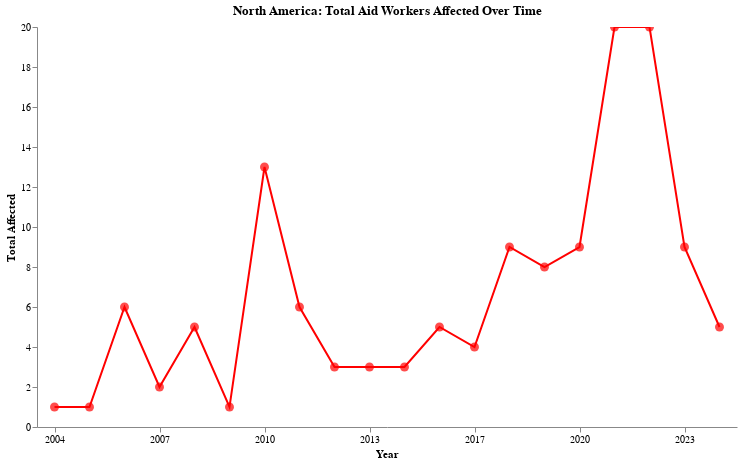

Notebook code cell kept with this figure:
### Code cell
# North America
americas = security_incidents_clean[security_incidents_clean['Group'] == 'North America']
americas_grouped = americas.groupby('Year')['Total affected'].sum().reset_index()
tick_values = americas_grouped['Year'][::3].tolist()

americas_chart = (
    alt.Chart(americas_grouped).mark_line(color='red')
    .encode(
        x=alt.X('Year:N', axis=alt.Axis(values=tick_values, labelAngle=0), title='Year'),
        y=alt.Y('Total affected:Q', axis=alt.Axis(grid=False), title='Total Affected'),
        tooltip=['Year:N', 'Total affected:Q']
    )
    .properties(title='North America: Total Aid Workers Affected Over Time', width=700, height=400)
    + alt.Chart(americas_grouped).mark_point(color='red', filled=True, size=80)
    .encode(x='Year:N', y='Total affected:Q', tooltip=['Year:N', 'Total affected:Q'])
).interactive().configure_view(stroke=None)

americas_chart.save("../plots/northamerica_total_affected.html")
americas_chart

### Figure 1 — Vega-Lite specification as saved in the notebook (floating-point values rounded to 4 significant figures)
{"config": {"view": {"continuousWidth": 400, "continuousHeight": 300, "stroke": null}}, "layer": [{"mark": {"type": "line", "color": "red"}, "encoding": {"tooltip": [{"field": "Year", "type": "nominal"}, {"field": "Total affected", "type": "quantitative"}], "x": {"axis": {"labelAngle": 0, "values": ["2004", "2007", "2010", "2013", "2017", "2020", "2023"]}, "field": "Year", "title": "Year", "type": "nominal"}, "y": {"axis": {"grid": false}, "field": "Total affected", "title": "Total Affected", "type": "quantitative"}}, "height": 400, "selection": {"selector025": {"type": "interval", "bind": "scales", "encodings": ["x", "y"]}}, "title": "North America: Total Aid Workers Affected Over Time", "width": 700}, {"mark": {"type": "point", "color": "red", "filled": true, "size": 80}, "encoding": {"tooltip": [{"field": "Year", "type": "nominal"}, {"field": "Total affected", "type": "quantitative"}], "x": {"field": "Year", "type": "nominal"}, "y": {"field": "Total affected", "type": "quantitative"}}}], "data": {"name": "data-bf62148f56a3d039d0738feb822eba1d"}, "$schema": "https://vega.github.io/schema/vega-lite/v4.17.0.json", "datasets": {"data-bf62148f56a3d039d0738feb822eba1d": [{"Year": "2004", "Total affected": 1}, {"Year": "2005", "Total affected": 1}, {"Year": "2006", "Total affected": 6}, {"Year": "2007", "Total affected": 2}, {"Year": "2008", "Total affected": 5}, {"Year": "2009", "Total affected": 1}, {"Year": "2010", "Total affected": 13}, {"Year": "2011", "Total affected": 6}, {"Year": "2012", "Total affected": 3}, {"Year": "2013", "Total affected": 3}, {"Year": "2015", "Total affected": 3}, {"Year": "2016", "Total affected": 5}, {"Year": "2017", "Total affected": 4}, {"Year": "2018", "Total affected": 9}, {"Year": "2019", "Total affected": 8}, {"Year": "2020", "Total affected": 9}, {"Year": "2021", "Total affected": 20}, {"Year": "2022", "Total affected": 20}, {"Year": "2023", "Total affected": 9}, {"Year": "2024", "Total affected": 5}]}}
